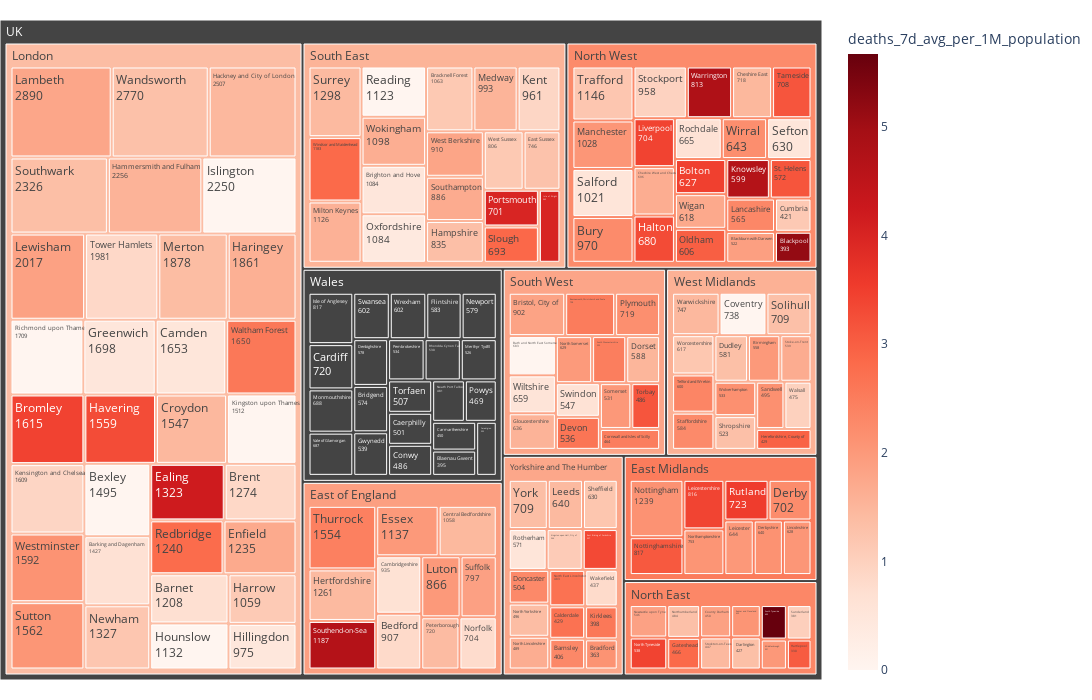

Source (notebook cell):
### Markdown cell above
#### Using the Plotly Express Treemap

To create the treemap, we use Plotly Express.  Using the path parameter we can setup the hierachy between Region and UTLA, and then specify what the treemap size is based on and what the colours are based on.  Once the chart is generated, you can zoom in and out of specific regions.  Note that Wales doesn't have values for the deaths metric so there is no colour codes.

### Code cell
fig = px.treemap(df, path=[px.Constant("UK"),'region_name', 'utla_name'], values='positive_cases_7d_sum_per_100K_population',
                  color='deaths_7d_avg_per_1M_population',
                  color_continuous_scale='reds')
fig.data[0].textinfo = 'label+text+value'
fig.update_layout(margin = dict(t=20, l=0, r=0, b=20), autosize=False,width=1200,height=700)
fig.show()

### Figure 1 — Plotly figure (JSON) as saved in the notebook; plotly's stock layout.template omitted (floating-point values rounded to 4 significant figures; data arrays with more than 128 entries replaced by an {"elided": "..."} marker saying what was removed)
{"data": [{"branchvalues": "total", "customdata": {"elided": "181x1 float values"}, "domain": {"x": [0, 1], "y": [0, 1]}, "hovertemplate": "labels=%{label}<br>positive_cases_7d_sum_per_100K_population=%{value}<br>parent=%{parent}<br>id=%{id}<br>deaths_7d_avg_per_1M_population=%{color}<extra></extra>", "ids": {"elided": "181 str values"}, "labels": {"elided": "181 str values"}, "marker": {"coloraxis": "coloraxis", "colors": {"elided": "181 float values"}}, "name": "", "parents": {"elided": "181 str values"}, "textinfo": "label+text+value", "type": "treemap", "values": {"elided": "181 int values"}}], "layout": {"autosize": false, "coloraxis": {"colorbar": {"title": {"text": "deaths_7d_avg_per_1M_population"}}, "colorscale": [[0, "rgb(255,245,240)"], [0.125, "rgb(254,224,210)"], [0.25, "rgb(252,187,161)"], [0.375, "rgb(252,146,114)"], [0.5, "rgb(251,106,74)"], [0.625, "rgb(239,59,44)"], [0.75, "rgb(203,24,29)"], [0.875, "rgb(165,15,21)"], [1, "rgb(103,0,13)"]]}, "height": 700, "legend": {"tracegroupgap": 0}, "margin": {"b": 20, "l": 0, "r": 0, "t": 20}, "width": 1200}}
